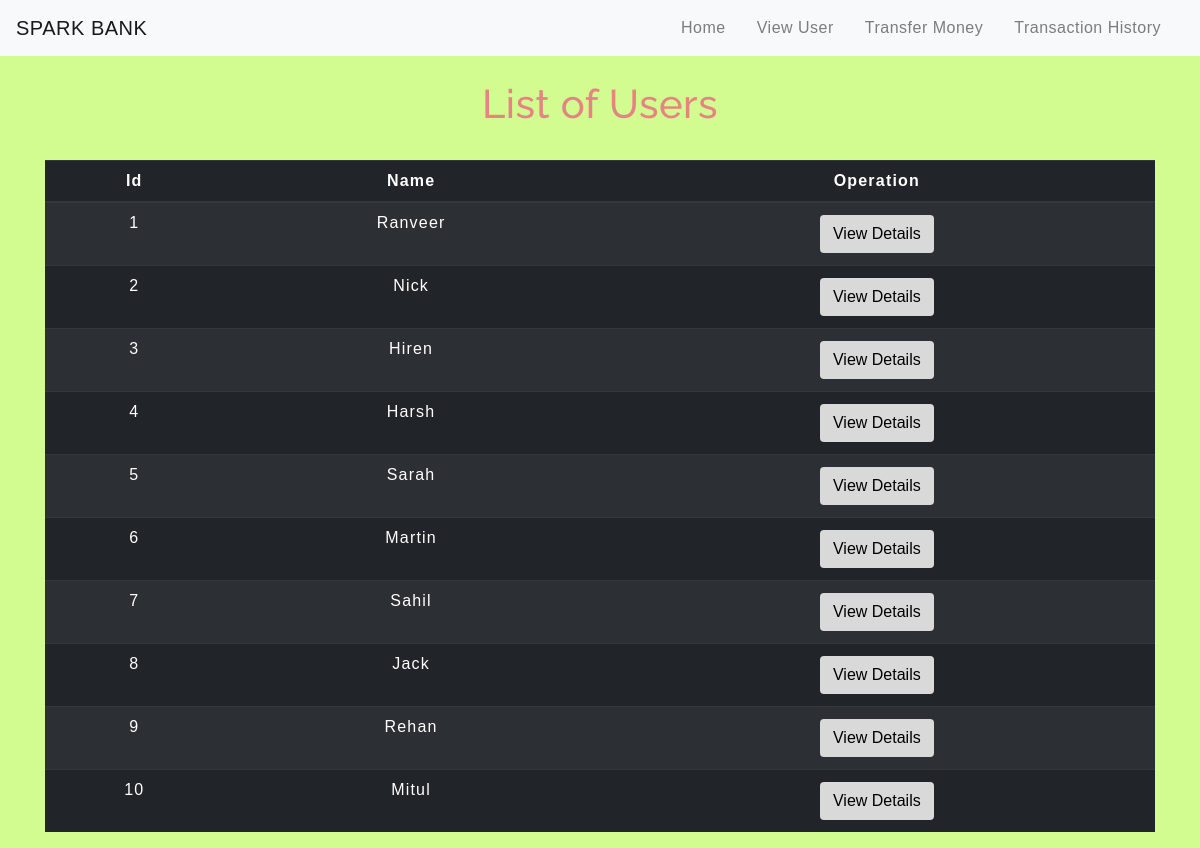
Screenshot of /viewuser.php with the database file from the repository.
### tables this page shows
CREATE TABLE `users` (
  `id` int(3) NOT NULL,
  `name` text NOT NULL,
  `email` varchar(30) NOT NULL,
  `balance` int(8) NOT NULL
);

### viewuser.php (the view, shortened to what this page needs)
<!DOCTYPE html>
<html lang="en">
<head>
<link rel="stylesheet" href="https://maxcdn.bootstrapcdn.com/bootstrap/4.0.0/css/bootstrap.min.css">
<link rel="stylesheet" type="text/css" href="css/table.css">
<link rel="stylesheet" type="text/css" href="css/navbar.css">
</head>
<body style="background-color: #d2fc8f">
<?php
include 'config.php';
$sql = "SELECT * FROM users";
$result = mysqli_query($conn,$sql);
?>
<?php
include 'navbar.php';
?>
<div class="container">
<h2 class="text-center pt-4">List of Users</h2>
<br>
<div class="row">
<div class="col">
<div class="table-responsive-sm">
<table class="table table-hover table-dark table-striped">
<thead>
<tr>
<th scope="col" class="text-center py-2">Id</th>
<th scope="col" class="text-center py-2">Name</th>
<th scope="col" class="text-center py-2">Operation</th>
</tr>
</thead>
<tbody>
<?php
while($rows=mysqli_fetch_assoc($result))
{
?>
<tr>
<td class="py-2"><?php echo $rows['id'] ?></td>
<td class="py-2"><?php echo $rows['name']?></td>
<td><a href="selecteduserdetail.php?id= <?php echo $rows['id'] ;?>"> <button type="button" class="btn">View Details</button></a></td>
</tr>
<?php
}
?>
</tbody>
</table>
</div>
</div>
</div>
</div>
</body>
</html>

### css/table.css (style rules this page uses)
* { padding: 0; margin: 0; box-sizing: border-box; font-family: sans-serif; }
h2 { font-size: 40px; }
table { letter-spacing: 1.2px; }
td { text-align: center; }
button { border:none; background: #d9d9d9; transition: 1s; }

### css/navbar.css (style rules this page uses)
h2 { color: #e68484; letter-spacing: 0.5px; font-family: raleway; }

### viewuser.php (style rules this page uses)
button { transition: 1.5s; }

### rows the page displays
users: id "1", name "Ranveer"
users: id "2", name "Nick"
users: id "3", name "Hiren"
users: id "4", name "Harsh"
users: id "5", name "Sarah"
users: id "6", name "Martin"
users: id "7", name "Sahil"
users: id "8", name "Jack"
users: id "9", name "Rehan"
users: id "10", name "Mitul"
